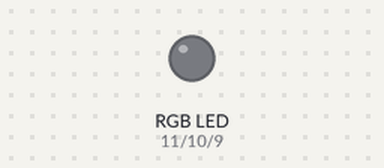
A sketch run on a simulated Arduino Uno, built with avr-gcc and run on an emulated ATmega328P. On the bench: an RGB LED mixed from three pins (HIGH = lit).

Above: at 0.05 s.
Timing chart, 0 to 5.9 s (numbered marks = the images above):
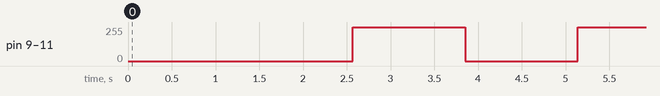

Measured:
- by itself, pin 9 (pin_blue), pin 10 (pin_green), pin 11 (pin_red): alternates 255/255 for 1.3 s and 0/255 for 1.3 s

The sketch:

CH_28_01.ino
```cpp
int pin_red = 11;
int pin_green = 10;
int pin_blue = 9;

void setup(){
  pinMode(pin_red, OUTPUT);
  pinMode(pin_green, OUTPUT);
  pinMode(pin_blue, OUTPUT);

  analogWrite(pin_red, 255);    // 꺼진 상태로 시작
  analogWrite(pin_green, 255);
  analogWrite(pin_blue, 255);
}

void loop(){
  for(int i = 255; i >= 0; i--){    // 서서히 밝아짐
    analogWrite(pin_red, i);
    analogWrite(pin_green, i);
    analogWrite(pin_blue, i);
    delay(5);
  }

  for(int i = 0; i < 256; i++){   // 서서히 어두워짐
    analogWrite(pin_red, i);
    analogWrite(pin_green, i);
    analogWrite(pin_blue, i);
    delay(5);
  }
}
```
